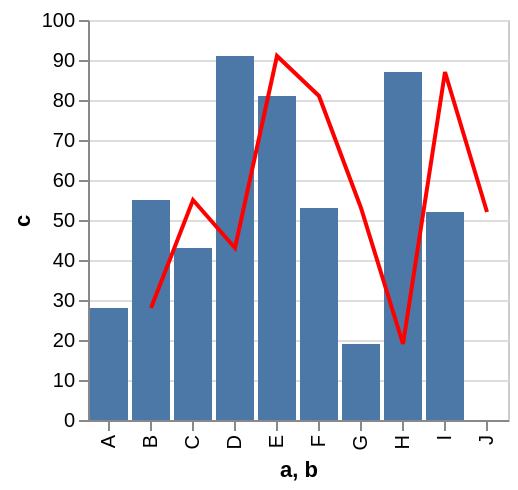

Vega-Lite specification for this chart:
### Vega specification from a JSON file in a GitHub repository (floating-point values rounded to 4 significant figures)
{"$schema": "https://vega.github.io/schema/vega/v3.0.json", "autosize": "pad", "padding": 5, "encode": {"update": {"stroke": {"value": "#ccc"}, "fill": {"value": "transparent"}}}, "data": [{"name": "source_0", "values": [{"a": "A", "b": "B", "c": 28}, {"a": "B", "b": "C", "c": 55}, {"a": "C", "b": "D", "c": 43}, {"a": "D", "b": "E", "c": 91}, {"a": "E", "b": "F", "c": 81}, {"a": "F", "b": "G", "c": 53}, {"a": "G", "b": "H", "c": 19}, {"a": "H", "b": "I", "c": 87}, {"a": "I", "b": "J", "c": 52}]}, {"name": "data_1", "source": "source_0", "transform": [{"type": "formula", "expr": "toNumber(datum[\"c\"])", "as": "c"}, {"type": "filter", "expr": "datum[\"c\"] !== null && !isNaN(datum[\"c\"])"}]}, {"name": "data_2", "source": "source_0", "transform": [{"type": "formula", "expr": "toNumber(datum[\"c\"])", "as": "c"}, {"type": "filter", "expr": "datum[\"c\"] !== null && !isNaN(datum[\"c\"])"}, {"type": "collect", "sort": {"field": "b", "order": "descending"}}]}], "signals": [{"name": "x_step", "value": 21}, {"name": "width", "update": "bandspace(domain('x').length, 0.1, 0.05) * x_step"}, {"name": "height", "update": "200"}], "marks": [{"name": "layer_0_marks", "type": "rect", "role": "bar", "from": {"data": "data_1"}, "encode": {"update": {"x": {"scale": "x", "field": "a"}, "width": {"scale": "x", "band": true}, "y": {"scale": "y", "field": "c"}, "y2": {"scale": "y", "value": 0}, "fill": {"value": "#4c78a8"}}}, "clip": true}, {"name": "layer_1_marks", "type": "line", "from": {"data": "data_2"}, "encode": {"update": {"x": {"scale": "x", "field": "b", "band": 0.5}, "y": {"scale": "y", "field": "c"}, "stroke": {"value": "red"}}}, "clip": true}], "scales": [{"name": "x", "type": "band", "domain": {"fields": [{"data": "data_1", "field": "a"}, {"data": "data_2", "field": "b"}], "sort": true}, "range": {"step": {"signal": "x_step"}}, "round": true, "paddingInner": 0.1, "paddingOuter": 0.05}, {"name": "y", "type": "linear", "domain": {"fields": [{"data": "data_1", "field": "c"}, {"data": "data_2", "field": "c"}], "sort": true}, "range": [{"signal": "height"}, 0], "round": true, "nice": true, "zero": true}], "axes": [{"scale": "x", "orient": "bottom", "tickCount": 5, "title": "a, b", "zindex": 1, "encode": {"labels": {"update": {"angle": {"value": 270}, "align": {"value": "right"}, "baseline": {"value": "middle"}}}}}, {"scale": "y", "orient": "left", "title": "c", "zindex": 1}, {"scale": "y", "domain": false, "grid": true, "labels": false, "orient": "left", "ticks": false, "zindex": 0, "gridScale": "x"}]}
